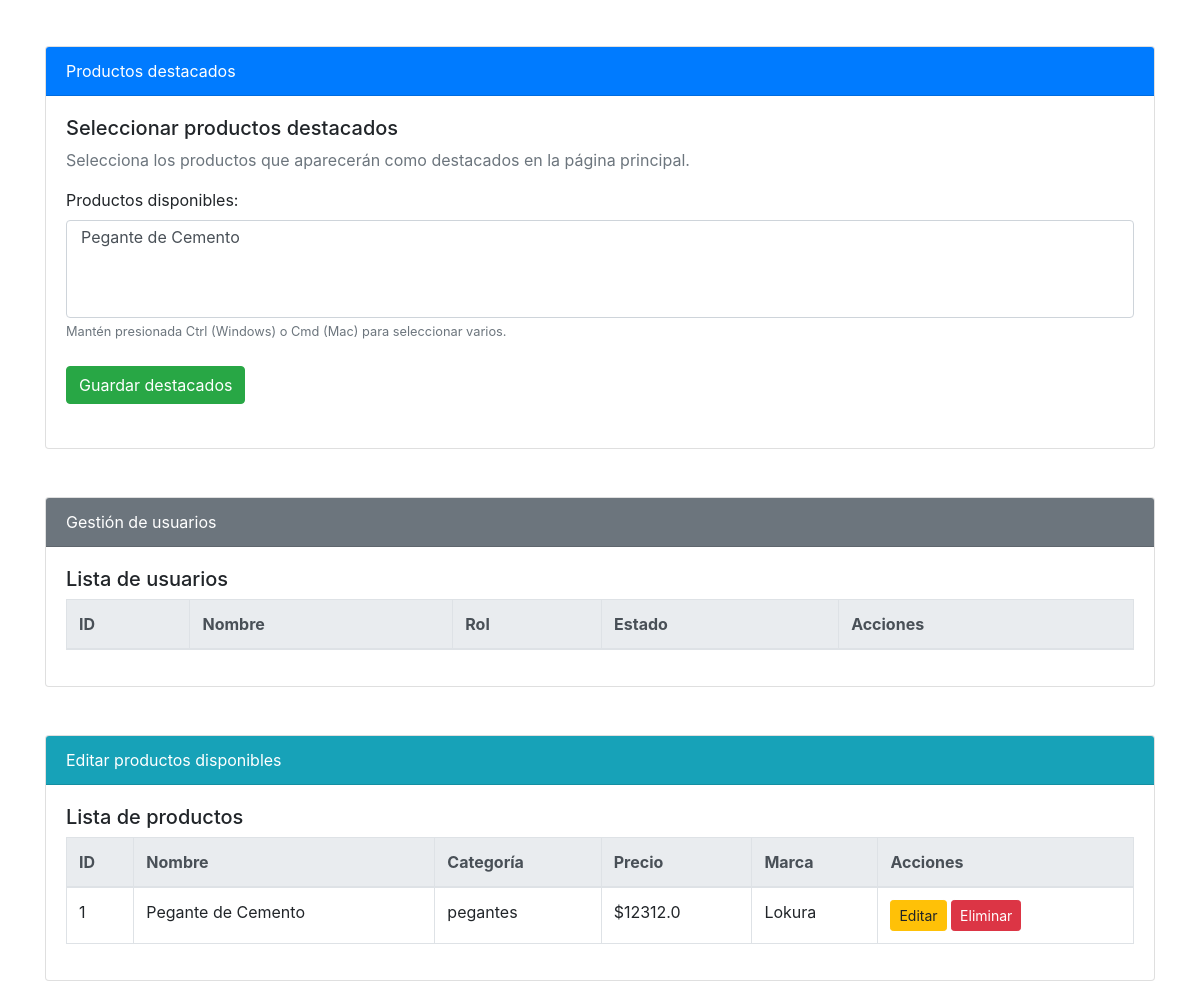
Before: /usuarios/bloquear/1 (lower part) with the older database file.
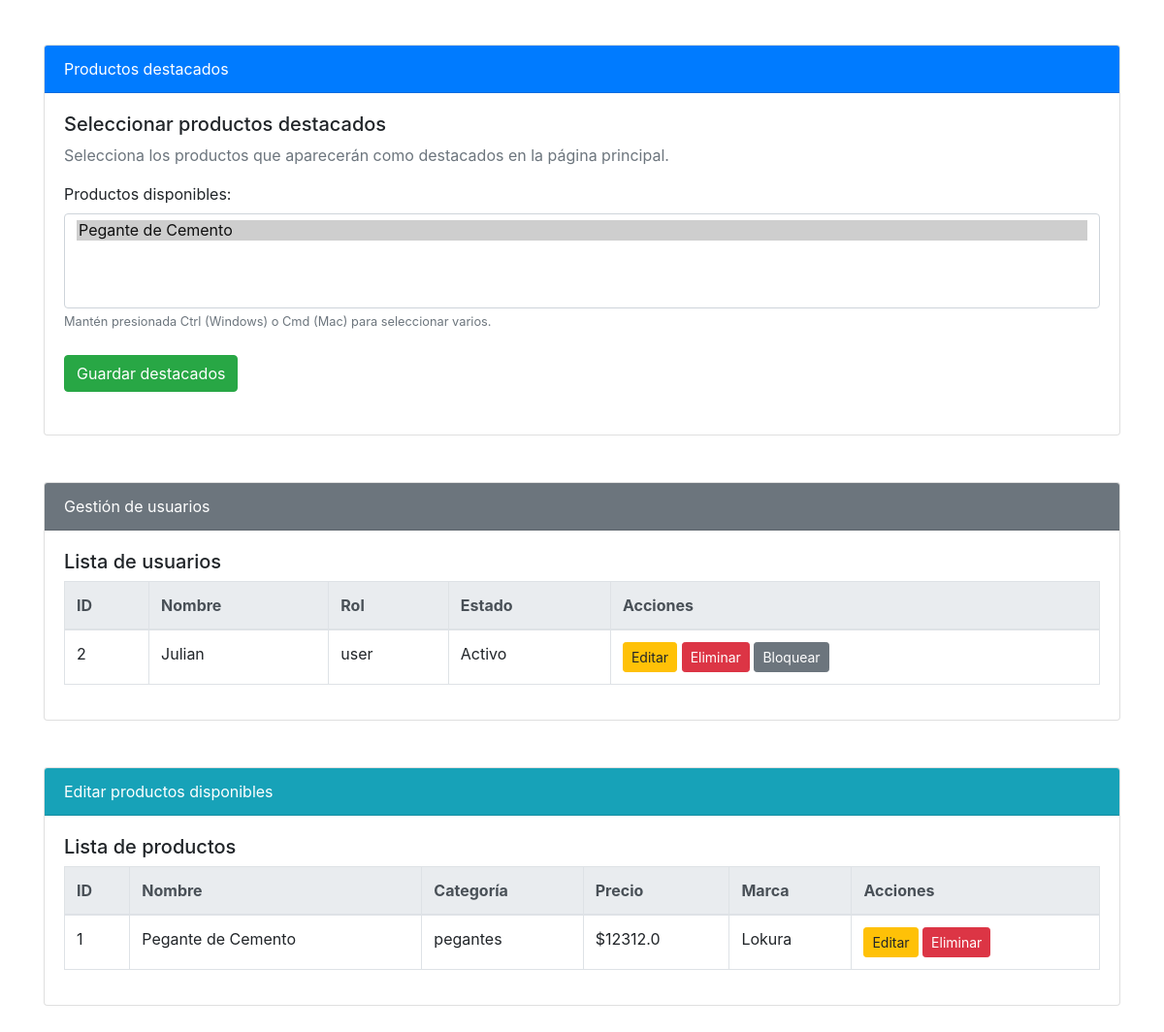
After: the same page with the newer database file.
### app/models/productos.py (models this page shows, shortened)
class Producto(db.Model):
    id = db.Column(db.Integer, primary_key=True)
    nombre = db.Column(db.String(100), nullable=False)
    descripcion = db.Column(db.String(255), nullable=False)
    categoria = db.Column(db.String(50), nullable=False)
    precio = db.Column(db.Float, nullable=False)
    imagen = db.Column(db.String(255))
    presentacion = db.Column(db.String(100))
    marca = db.Column(db.String(100))
    destacado = db.Column(db.Boolean, default=False)

### app/models/users.py (models this page shows, shortened)
class Users(db.Model, UserMixin):
    __tablename__ = 'user'
    idUser = db.Column(db.Integer, primary_key=True)
    nameUser = db.Column(db.String(80), unique=True, nullable=False)
    email = db.Column(db.String(120), unique=True, nullable=False)
    passwordUser = db.Column(db.String(120), nullable=False)
    role = db.Column(db.String(20), nullable=False, default='user')
    bloqueado = db.Column(db.Boolean, default=False)

### app/routes/users_route.py (the view)
@bp.route('/usuarios/bloquear/<int:id>')
def bloquear_usuario(id):
    usuario = Users.query.get_or_404(id)
    usuario.bloqueado = True
    db.session.commit()
    from app.models.productos import Producto
    usuarios = Users.query.all()
    productos = Producto.query.all()
    mensaje_bloqueo = 'Usuario bloqueado.'
    return render_template('admin_dashboard.html', usuarios=usuarios, productos=productos, mensaje_bloqueo=mensaje_bloqueo)

### app/templates/admin_dashboard.html (shortened to what the changed rows need)
<!DOCTYPE html>
<html lang="en">
<head>
    <link rel="stylesheet" href="https://stackpath.bootstrapcdn.com/bootstrap/4.5.2/css/bootstrap.min.css">
</head>
<body>
<div class="container mt-5">
    <div class="card mb-5">
        <div class="card-body">
            <form action="{{ url_for('productos.destacados') }}" method="POST" class="mb-4">
                <div class="form-group">
                    <label for="destacados">Productos disponibles:</label>
                    <select multiple class="form-control" id="destacados" name="destacados">
                        {% for producto in productos %}
                        <option value="{{ producto.id }}" {% if producto.destacado %}selected{% endif %}>{{ producto.nombre }}</option>
                        {% endfor %}
                    </select>
                    <small class="form-text text-muted">Mantén presionada Ctrl (Windows) o Cmd (Mac) para seleccionar varios.</small>
                </div>
            </form>
        </div>
    </div>
    <div class="card mb-5">
        <div class="card-body">
            <table class="table table-bordered table-hover">
                <thead class="thead-light">
                    <tr>
                        <th>ID</th>
                        <th>Nombre</th>
                        <th>Rol</th>
                        <th>Estado</th>
                        <th>Acciones</th>
                    </tr>
                </thead>
                <tbody>
                    {% for usuario in usuarios %}
                    {% if usuario.role != 'admin' %}
                    <tr>
                        <td>{{ usuario.idUser }}</td>
                        <td>{{ usuario.nameUser }}</td>
                        <td>{{ usuario.role }}</td>
                        <td>{{ 'Bloqueado' if usuario.bloqueado else 'Activo' }}</td>
                        <td>
                            <a href="{{ url_for('productos.editar_usuario', id=usuario.idUser) }}" class="btn btn-warning btn-sm">Editar</a>
                            <a href="{{ url_for('productos.eliminar_usuario', id=usuario.idUser) }}" class="btn btn-danger btn-sm" onclick="return confirm('¿Seguro que deseas eliminar este usuario?');">Eliminar</a>
                            {% if usuario.bloqueado %}
                                <a href="{{ url_for('productos.desbloquear_usuario', id=usuario.idUser) }}" class="btn btn-success btn-sm">Desbloquear</a>
                            {% else %}
                                <a href="{{ url_for('productos.bloquear_usuario', id=usuario.idUser) }}" class="btn btn-secondary btn-sm">Bloquear</a>
                            {% endif %}
                        </td>
                    </tr>
                    {% endif %}
                    {% endfor %}
                </tbody>
            </table>
        </div>
    </div>
    <div class="card mb-5">
        <div class="card-body">
            <table class="table table-bordered table-hover">
                <thead class="thead-light">
                    <tr>
                        <th>ID</th>
                        <th>Nombre</th>
                        <th>Categoría</th>
                        <th>Precio</th>
                        <th>Marca</th>
                        <th>Acciones</th>
                    </tr>
                </thead>
                <tbody>
                    {% for producto in productos %}
                    <tr>
                        <td>{{ producto.id }}</td>
                        <td>{{ producto.nombre }}</td>
                        <td>{{ producto.categoria }}</td>
                        <td>${{ producto.precio }}</td>
                        <td>{{ producto.marca or 'N/A' }}</td>
                        <td>
                            <a href="{{ url_for('productos.editar_producto', id=producto.id) }}" class="btn btn-warning btn-sm">Editar</a>
                            <a href="{{ url_for('productos.eliminar_producto', id=producto.id) }}" class="btn btn-danger btn-sm" onclick="return confirm('¿Seguro que deseas eliminar este producto?');">Eliminar</a>
                        </td>
                    </tr>
                    {% endfor %}
                </tbody>
            </table>
        </div>
    </div>
</div>
</body>
</html>

Changed rows visible on the page:
added Users: idUser "2", nameUser "Julian", role "user", bloqueado "Activo"
Other visible differences:
form field destacados: "Pegante de Cemento" → "Pegante de Cemento ☑"
